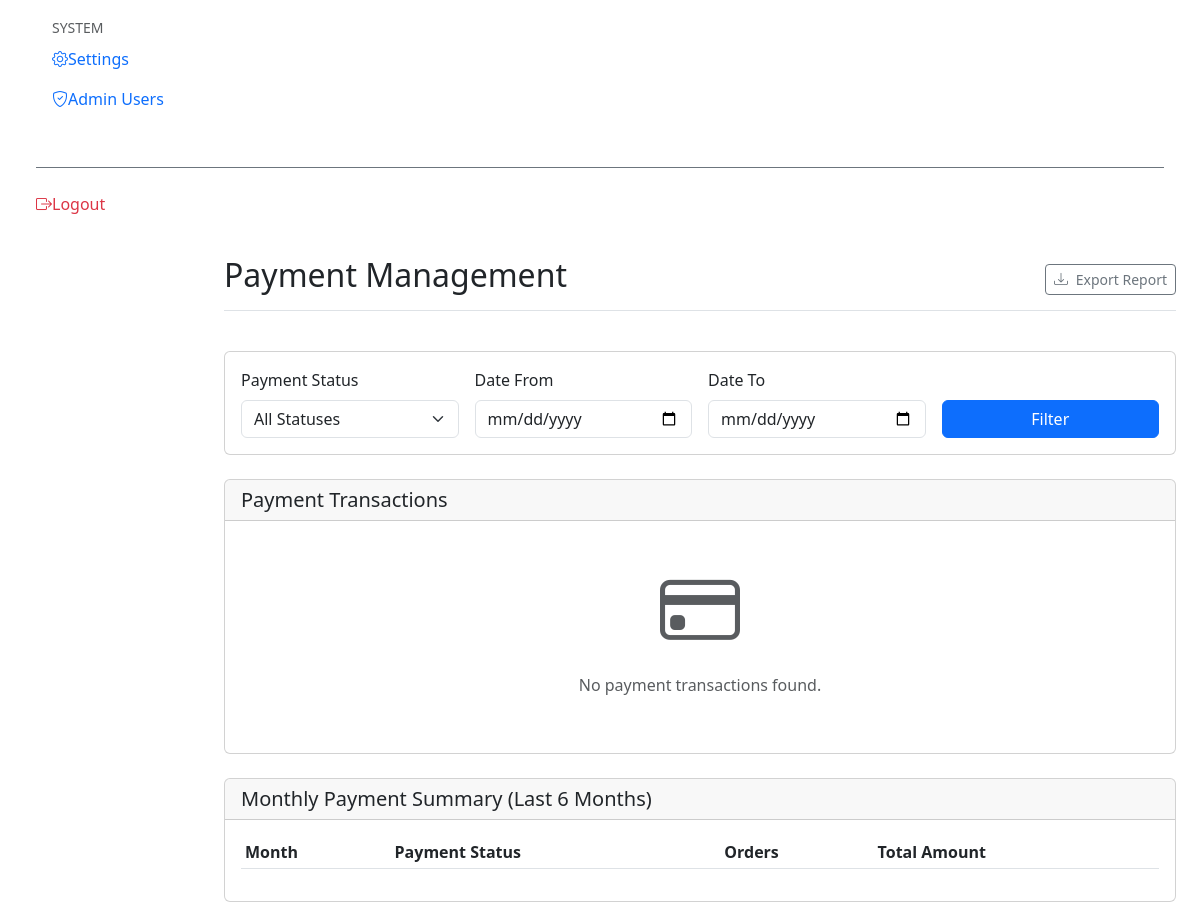
The app's page /admin/manage_payments.php (signed in, lower part), older data.
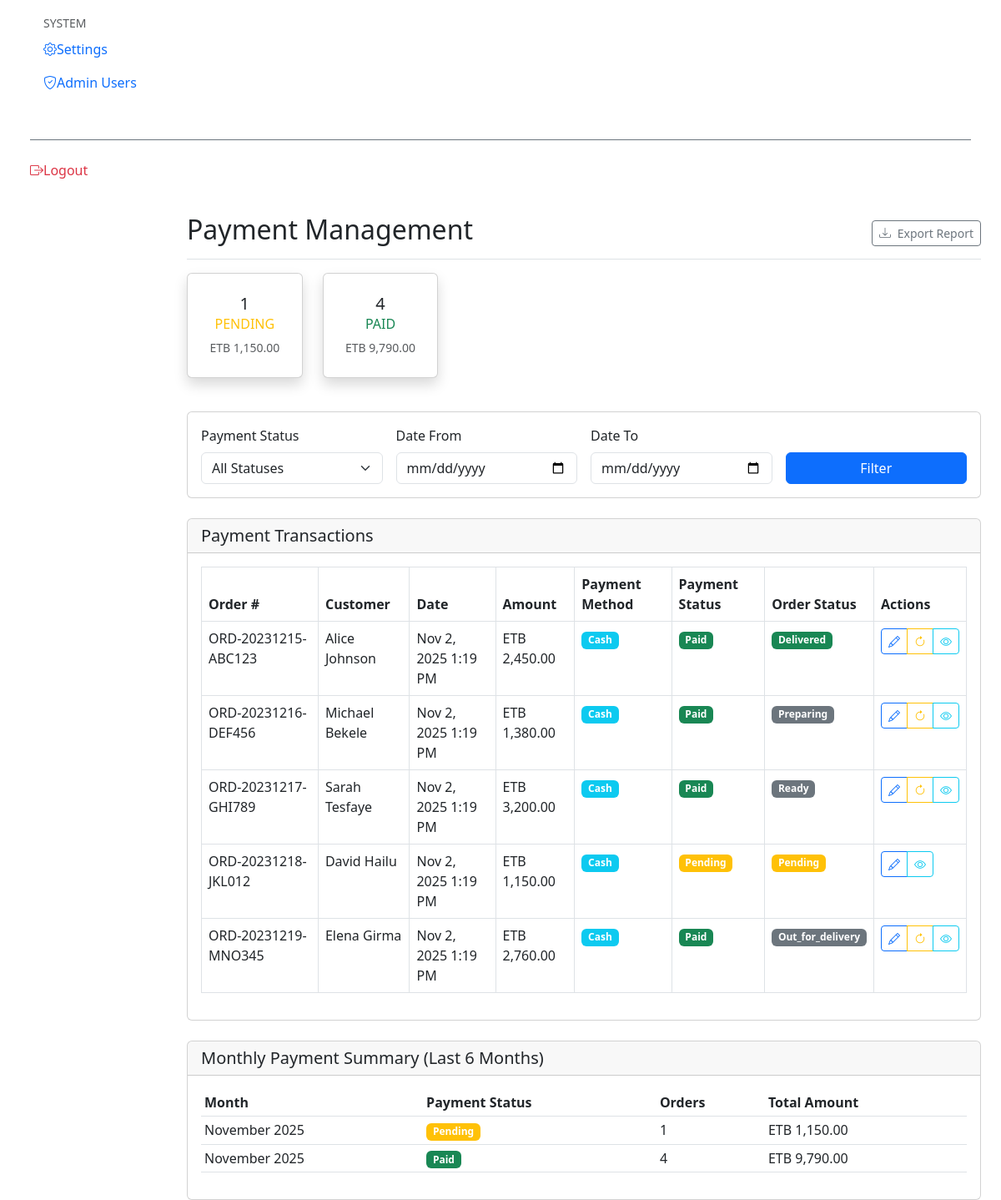
The same page, newer data.
### tables this page shows
CREATE TABLE orders (
    id INT PRIMARY KEY AUTO_INCREMENT,
    order_number VARCHAR(255) UNIQUE NOT NULL,
    customer_name VARCHAR(255) NOT NULL,
    customer_phone VARCHAR(255) NOT NULL,
    customer_email VARCHAR(255) NOT NULL,
    delivery_address TEXT NOT NULL,
    delivery_date DATE NOT NULL,
    total_amount DECIMAL(10,2) NOT NULL,
    delivery_time VARCHAR(50) DEFAULT '09:00-12:00',
    special_instructions TEXT,
    status ENUM('pending', 'confirmed', 'preparing', 'ready', 'out_for_delivery', 'delivered', 'cancelled') DEFAULT 'pending',
    payment_status ENUM('pending', 'paid', 'failed', 'refunded', 'cancelled') DEFAULT 'pending',
    payment_method VARCHAR(50) DEFAULT 'cash',
    payment_notes TEXT,
    refund_amount DECIMAL(10,2) DEFAULT 0,
    refund_reason TEXT,
    created_at TIMESTAMP DEFAULT CURRENT_TIMESTAMP,
    updated_at TIMESTAMP DEFAULT CURRENT_TIMESTAMP ON UPDATE CURRENT_TIMESTAMP
);

### admin/manage_payments.php (the view, shortened to what the changed rows need)
<?php
$query = "
    SELECT o.*,
           COUNT(oi.id) as item_count,
           (SELECT SUM(total_price) FROM order_items WHERE order_id = o.id) as items_total
    FROM orders o
    LEFT JOIN order_items oi ON o.id = oi.order_id
    WHERE 1=1
";
$query .= " GROUP BY o.id ORDER BY o.created_at DESC";
$stmt = $conn->prepare($query);
if ($stmt) {
    $stmt->execute();
    $orders_result = $stmt->get_result();
    $orders = $orders_result->fetch_all(MYSQLI_ASSOC);
} else {
    $orders = [];
    $error = "Failed to load orders: " . $conn->error;
}
$payment_stats = $conn->query("
    SELECT
        payment_status,
        COUNT(*) as count,
        SUM(total_amount) as total_amount
    FROM orders
    GROUP BY payment_status
")->fetch_all(MYSQLI_ASSOC);
$monthly_summary = $conn->query("
    SELECT
        DATE_FORMAT(created_at, '%Y-%m') as month,
        payment_status,
        COUNT(*) as order_count,
        SUM(total_amount) as total_amount
    FROM orders
    WHERE created_at >= DATE_SUB(NOW(), INTERVAL 6 MONTH)
    GROUP BY DATE_FORMAT(created_at, '%Y-%m'), payment_status
    ORDER BY month DESC, payment_status
")->fetch_all(MYSQLI_ASSOC);
?>
<!DOCTYPE html>
<html lang="en">
<head>
    <link href="https://cdn.jsdelivr.net/npm/bootstrap@5.3.0/dist/css/bootstrap.min.css" rel="stylesheet">
    <link href="https://cdn.jsdelivr.net/npm/bootstrap-icons@1.10.0/font/bootstrap-icons.css" rel="stylesheet">
</head>
<body>
    <div class="container-fluid">
        <div class="row">
            <main class="col-md-9 ms-sm-auto col-lg-10 px-md-4">
                <div class="d-flex justify-content-between flex-wrap flex-md-nowrap align-items-center pt-3 pb-2 mb-3 border-bottom">
                    <h1 class="h2">Payment Management</h1>
                </div>
                <div class="row mb-4">
                    <?php foreach ($payment_stats as $stat): ?>
                    <div class="col-xl-2 col-md-4 mb-3">
                        <div class="card border-left-<?=
                            $stat['payment_status'] === 'paid' ? 'success' :
                            ($stat['payment_status'] === 'pending' ? 'warning' :
                            ($stat['payment_status'] === 'failed' ? 'danger' : 'secondary'))
                        ?> shadow h-100 py-2">
                            <div class="card-body">
                                <div class="text-center">
                                    <div class="h5 mb-0 font-weight-bold text-gray-800"><?= $stat['count'] ?></div>
                                    <div class="text-xs font-weight-bold text-uppercase mb-1 text-<?=
                                        $stat['payment_status'] === 'paid' ? 'success' :
                                        ($stat['payment_status'] === 'pending' ? 'warning' :
                                        ($stat['payment_status'] === 'failed' ? 'danger' : 'secondary'))
                                    ?>">
                                        <?= ucfirst($stat['payment_status']) ?>
                                    </div>
                                    <small class="text-muted">ETB <?= number_format($stat['total_amount'] ?? 0, 2) ?></small>
                                </div>
                            </div>
                        </div>
                    </div>
                    <?php endforeach; ?>
                </div>
                <div class="card">
                    <div class="card-body">
                        <?php if (empty($orders)): ?>
                            <div class="text-center py-4">
                                <i class="bi bi-credit-card display-1 text-muted"></i>
                                <p class="text-muted mt-3">No payment transactions found.</p>
                            </div>
                        <?php else: ?>
                            <div class="table-responsive">
                                <table class="table table-bordered table-hover">
                                    <thead>
                                        <tr>
                                            <th>Order #</th>
                                            <th>Customer</th>
                                            <th>Date</th>
                                            <th>Amount</th>
                                            <th>Payment Method</th>
                                            <th>Payment Status</th>
                                            <th>Order Status</th>
                                            <th>Actions</th>
                                        </tr>
                                    </thead>
                                    <tbody>
                                        <?php foreach ($orders as $order): ?>
                                        <tr>
                                            <td><?= $order['order_number'] ?></td>
                                            <td><?= htmlspecialchars($order['customer_name']) ?></td>
                                            <td><?= date('M j, Y g:i A', strtotime($order['created_at'])) ?></td>
                                            <td>ETB <?= number_format($order['total_amount'], 2) ?></td>
                                            <td>
                                                <span class="badge bg-info"><?= ucfirst($order['payment_method'] ?? 'cash') ?></span>
                                            </td>
                                            <td>
                                                <span class="badge bg-<?=
                                                    $order['payment_status'] === 'paid' ? 'success' :
                                                    ($order['payment_status'] === 'pending' ? 'warning' :
                                                    ($order['payment_status'] === 'failed' ? 'danger' : 'secondary'))
                                                ?>">
                                                    <?= ucfirst($order['payment_status'] ?? 'pending') ?>
                                                </span>
                                            </td>
                                            <td>
                                                <span class="badge bg-<?=
                                                    $order['status'] === 'delivered' ? 'success' :
                                                    ($order['status'] === 'pending' ? 'warning' : 'secondary')
                                                ?>">
                                                    <?= ucfirst($order['status']) ?>
                                                </span>
                                            </td>
                                            <td>
                                                <div class="btn-group btn-group-sm">
                                                    <button class="btn btn-outline-primary"
                                                            data-bs-toggle="modal"
                                                            data-bs-target="#paymentModal"
                                                            data-order-id="<?= $order['id'] ?>"
                                                            data-current-status="<?= $order['payment_status'] ?? 'pending' ?>"
                                                            data-order-number="<?= $order['order_number'] ?>">
                                                        <i class="bi bi-pencil"></i>
                                                    </button>
                                                    <?php if ($order['payment_status'] === 'paid' && $order['status'] !== 'cancelled'): ?>
                                                    <button class="btn btn-outline-warning"
                                                            data-bs-toggle="modal"
                                                            data-bs-target="#refundModal"
                                                            data-order-id="<?= $order['id'] ?>"
                                                            data-order-number="<?= $order['order_number'] ?>"
                                                            data-order-amount="<?= $order['total_amount'] ?>">
                                                        <i class="bi bi-arrow-clockwise"></i>
                                                    </button>
                                                    <?php endif; ?>
                                                    <a href="../?page=admin-orders&id=<?= $order['id'] ?>" class="btn btn-outline-info">
                                                        <i class="bi bi-eye"></i>
                                                    </a>
                                                </div>
                                            </td>
                                        </tr>
                                        <?php endforeach; ?>
                                    </tbody>
                                </table>
                            </div>
                        <?php endif; ?>
                    </div>
                </div>
                <div class="card mt-4">
                    <div class="card-body">
                        <div class="table-responsive">
                            <table class="table table-sm">
                                <thead>
                                    <tr>
                                        <th>Month</th>
                                        <th>Payment Status</th>
                                        <th>Orders</th>
                                        <th>Total Amount</th>
                                    </tr>
                                </thead>
                                <tbody>
                                    <?php foreach ($monthly_summary as $summary): ?>
                                    <tr>
                                        <td><?= date('F Y', strtotime($summary['month'] . '-01')) ?></td>
                                        <td>
                                            <span class="badge bg-<?=
                                                $summary['payment_status'] === 'paid' ? 'success' :
                                                ($summary['payment_status'] === 'pending' ? 'warning' : 'secondary')
                                            ?>">
                                                <?= ucfirst($summary['payment_status']) ?>
                                            </span>
                                        </td>
                                        <td><?= $summary['order_count'] ?></td>
                                        <td>ETB <?= number_format($summary['total_amount'], 2) ?></td>
                                    </tr>
                                    <?php endforeach; ?>
                                </tbody>
                            </table>
                        </div>
                    </div>
                </div>
            </main>
        </div>
    </div>
</body>
</html>

Row changes from the older to the newer data that the page shows:
added orders: order_number "ORD-20231215-ABC123", customer_name "Alice Johnson", created_at "Nov 2, 2025 1:19 PM", total_amount "2,450.00", payment_method "Cash", payment_status "Paid", status "Delivered"
added orders: order_number "ORD-20231216-DEF456", customer_name "Michael Bekele", created_at "Nov 2, 2025 1:19 PM", total_amount "1,380.00", payment_method "Cash", payment_status "Paid", status "Preparing"
added orders: order_number "ORD-20231217-GHI789", customer_name "Sarah Tesfaye", created_at "Nov 2, 2025 1:19 PM", total_amount "3,200.00", payment_method "Cash", payment_status "Paid", status "Ready"
added orders: order_number "ORD-20231218-JKL012", customer_name "David Hailu", created_at "Nov 2, 2025 1:19 PM", total_amount "1,150.00", payment_method "Cash", payment_status "Pending", status "Pending"
added orders: order_number "ORD-20231219-MNO345", customer_name "Elena Girma", created_at "Nov 2, 2025 1:19 PM", total_amount "2,760.00", payment_method "Cash", payment_status "Paid", status "Out_for_delivery"
Text that changed along with them:
new list line: "1 PENDING ETB 1,150.00"
new list line: "4 PAID ETB 9,790.00"
text no longer shown: "No payment transactions found."
text now shown: "Order # Customer Date Amount Payment Method Payment Status Order Status Actions"
new list line: "November 2025 Pending 1 ETB 1,150.00"
new list line: "November 2025 Paid 4 ETB 9,790.00"
